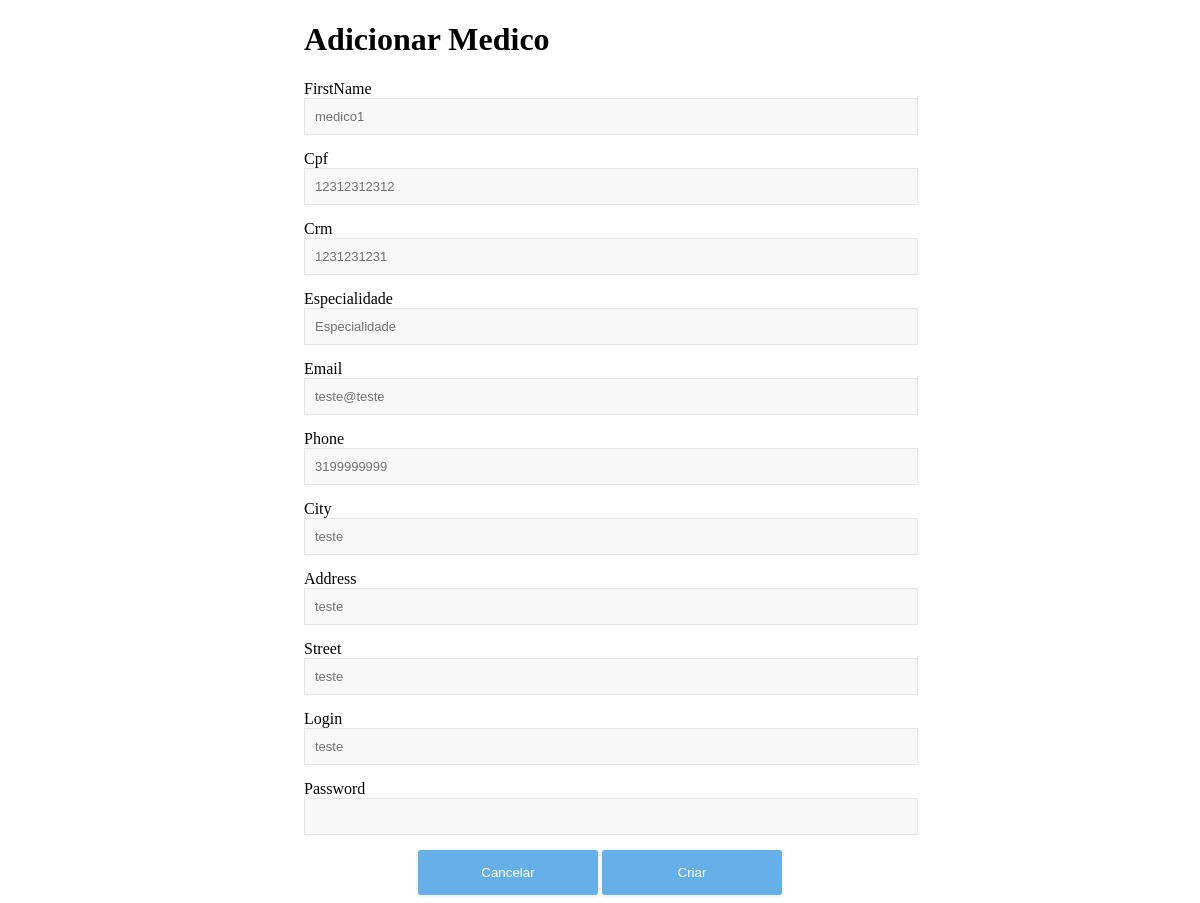
The page /medico/edit/3 on the database its author committed.
### polls/models.py (models this page shows, shortened)
class Medico(models.Model):
	firstName = models.CharField(max_length=50)
	cpf = models.CharField(max_length=11)
	crm = models.CharField(max_length=10)
	especialidade = models.CharField(max_length=50)
	nota = models.IntegerField()
	email = models.CharField(max_length=50)
	phone = models.CharField(max_length=14)
	city = models.CharField(max_length=20)
	address = models.CharField(max_length=30)
	street = models.CharField(max_length=20)
	login = models.CharField(max_length=20)
	password = models.CharField(max_length=20)

### polls/views.py (the view)
# urls.py: url(r'^medico/edit/(?P<pk>\d+)$', views.MedicoUpdate.as_view(), name='medico_edit'),
class MedicoUpdate(UpdateView):
    model = Medico
    success_url = reverse_lazy('medico_list')
    form_class = MedicoForm
    template_name = 'polls/Medico/medico_form.html'

### polls/forms.py
class MedicoForm(ModelForm):
    class Meta:
        model = Medico
        fields = ['firstName', 'cpf', 'crm', 'especialidade', 'email', 'phone', 'city', 'address', 'street', 'login', 'password']
        widgets = {'cpf': TextInput(attrs={'pattern': '^(\d{11})$', 'title': '99999999999'}),
                   'crm': TextInput(attrs={'pattern': '^(\d{10})$', 'title': '9999999999'}),
                   'email': EmailInput(),
                   'phone': TextInput(attrs={'pattern': '^(\+\d{2})?(\d{10}(\d{1})?)$', 'title': '031999999999'}),
                   'login': TextInput(attrs={'autocomplete': 'new-login'}),
                   'password': PasswordInput(attrs={'autocomplete': 'new-password'})
                   }

### templates/polls/Medico/medico_form.html (shortened to what this page needs)
<!DOCTYPE html>
<html>
<head>
    {% load static %}
	<link rel='stylesheet prefetch' href="{% static 'css/style.css' %}">
</head>
<body>
    <div class="container">
        <h1>Adicionar Medico</h1>
        <form action="{{ action }}" method="post">{% csrf_token %}
            {% for field in form %}
                {{ field.label }}
                {{ field }}
            {% endfor %}
            <div class="center">
                <button type="button" onclick="window.location='{% url "medico_list" %}'" class="form-btn">Cancelar</button>
                <button type="submit" class="form-btn">Criar</button>
            </div>
        </form>
    </div>
</body>
</html>

### polls/static/css/style.css (style rules this page uses)
.center { display: block; margin: auto; text-align: center; }
input, select { width: 100%; padding: 10px; background:#f8f8f8; border:1px solid rgba(0, 0, 0, 0.075); margin-bottom:15px; color:#727272 !important; font-size:13px; -webkit-transition: all 0.4s; -moz-transition: all 0.4s; transition: all 0.4s; }
.form-btn { width:180px; height: auto; padding:15px; color:#fff; background:#66afe9; border:none; border-radius:3px; outline: none; -webkit-transition: all 0.3s; -moz-transition: all 0.3s; transition: all 0.3s; box-shadow: 0px 1px 4px rgba(0,0,0, 0.10); -moz-box-shadow: 0px 1px 4px rgba(0,0,0, 0.10); -webkit-box-shadow: 0px 1px 4px rgba(0,0,0, 0.10); }
.container { width: 50%; margin: auto; }

### rows shown on the page
Medico: form "medico1" "12312312312" "1231231231" "Especialidade" "teste@teste" "3199999999" "teste" "teste" "teste" "teste"

### other values the page prints
{{ field.label }} "FirstName" "Cpf" "Crm" "Especialidade" "Email" "Phone" "City" "Address" "Street" "Login" "Password"
